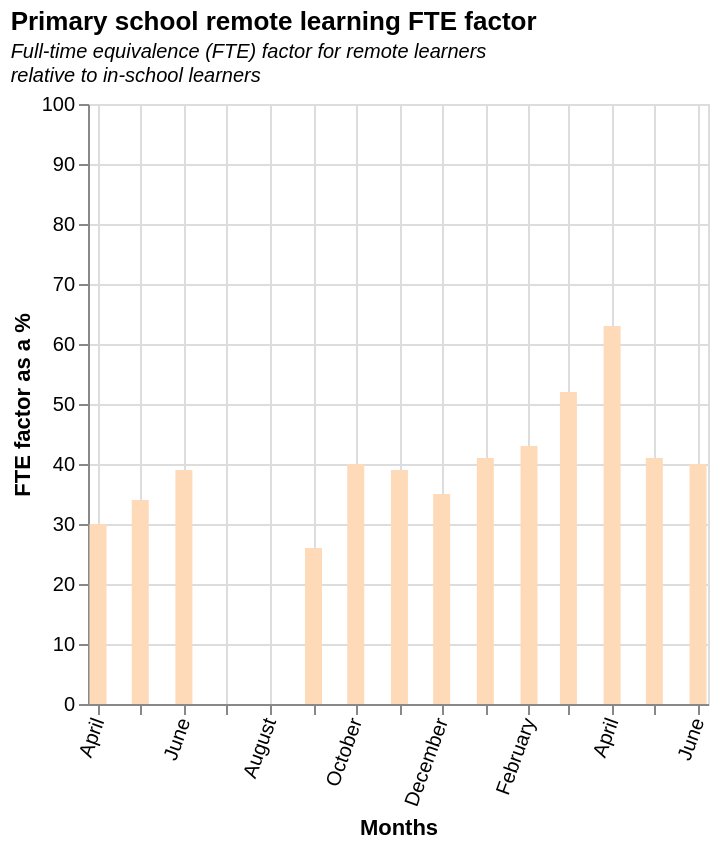

Source (Vega-Lite JSON):
### Vega-Lite specification from a JSON file in a GitHub repository (floating-point values rounded to 4 significant figures)
{"$schema": "https://vega.github.io/schema/vega-lite/v5.json", "description": "A simple bar chart with embedded data.", "title": {"text": "Primary school remote learning FTE factor", "subtitle": ["Full-time equivalence (FTE) factor for remote learners", "relative to in-school learners"], "subtitleFontStyle": "italic", "subtitleFontSize": 10, "anchor": "start", "color": "black"}, "height": 300, "width": 310, "data": {"values": [{"a": "Apr-2020", "b": 30}, {"a": "May-2020", "b": 34}, {"a": "Jun-2020", "b": 39}, {"a": "Sept-2020", "b": 26}, {"a": "Oct-2020", "b": 40}, {"a": "Nov-2020", "b": 39}, {"a": "Dec-2020", "b": 35}, {"a": "Jan-2021", "b": 41}, {"a": "Feb-2021", "b": 43}, {"a": "Mar-2021", "b": 52}, {"a": "Apr-2021", "b": 63}, {"a": "May-2021", "b": 41}, {"a": "Jun-2021", "b": 40}]}, "mark": {"type": "bar", "color": "peachpuff", "width": 8.5}, "encoding": {"x": {"field": "a", "type": "temporal", "axis": {"labelAngle": -70, "tickCount": 9}, "title": "Months"}, "y": {"field": "b", "type": "quantitative", "scale": {"domain": [0, 100]}, "title": "FTE factor as a %"}}}
